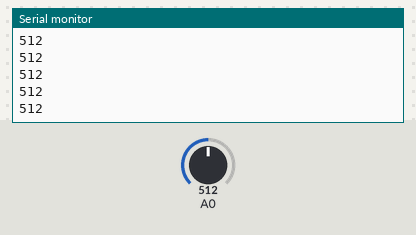
A sketch run on a simulated Arduino Uno, built with avr-gcc and run on an emulated ATmega328P. Shown: the last lines printed to the serial monitor. The test bench sets the inputs (shaded band); at power-on: A0 = 512.

Above: at 1.2 s.
1.3 s: A0 set to 716
At 1.56 s:
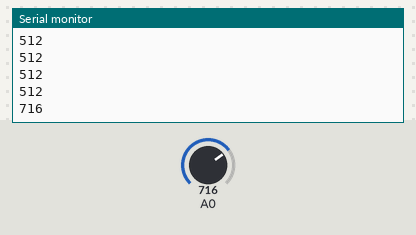
2.8 s: A0 set to 900
At 2.96 s:
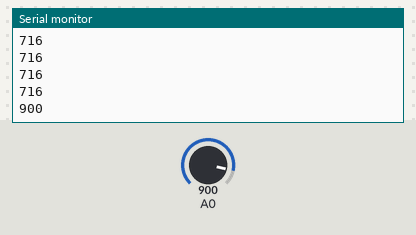
Timing chart, 0 to 5.8 s (numbered marks = the images above; inputs shaded):
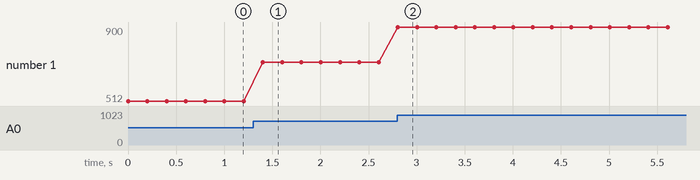

The sketch:

KYORI.ino
```cpp
int get_data = 0;
void setup(){
  Serial.begin(9600);
}
void loop()
{
  get_data = analogRead(0);
  Serial.println(get_data);
  delay(200);
}
```

Measured:
- after the input at 1.3 s, the serial monitor: prints a new line after 0.10 s (image 1)
- after the input at 2.8 s, the serial monitor: prints a new line at once (image 2)
- plotted number 1: 512 → 716 after the input at 1.3 s, 716 → 900 after the input at 2.8 s
